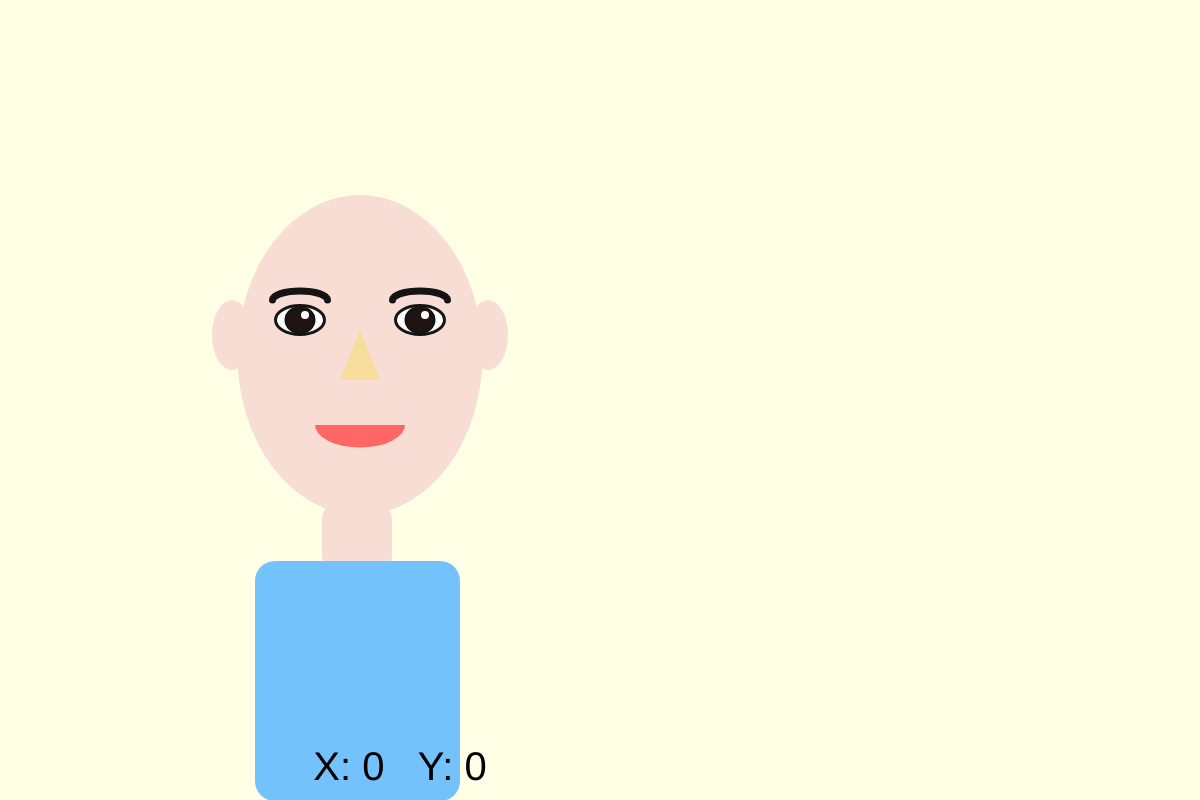
Frame 1 (no input)
Frame 60 (no input): identical to frame 1, image omitted
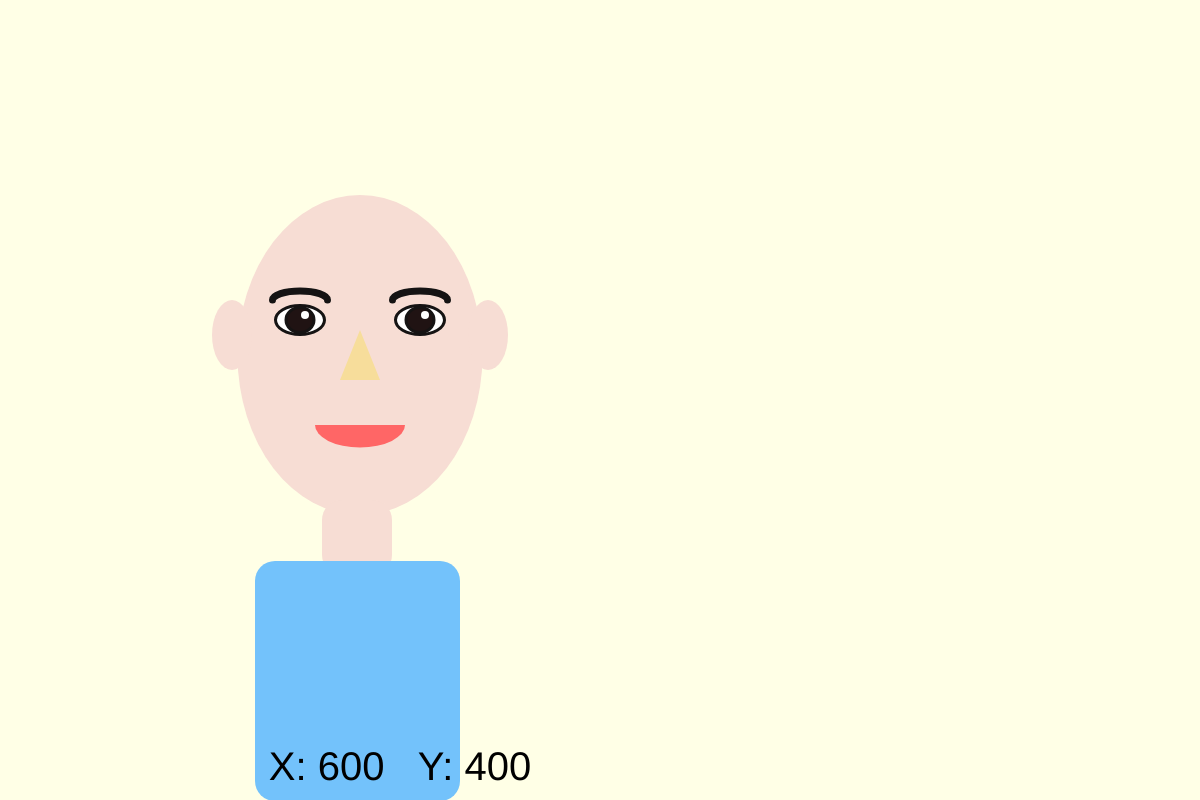
Frame 120 (the mouse pressed at the canvas centre since frame 60)

The p5.js sketch that drew these frames (run headless with seeded random() and noise() and a simulated clock; from frame 60 on, the mouse is pressed at the canvas centre):

// p5.js sketch
// ── sketch.js
var gDebugMode = true;

// Setup code goes here
function setup() {
  createCanvas(1200, 800);
  textSize(40); //font size of our text
  textAlign(CENTER); //align of the text
 }


// Draw code goes here
function draw() {
  background(255, 255, 230); //color of the background
  face();
  //hair();
  neck();
  ears();
  nose();
  eyebrows();
  mouth();
  eyes();
  shirt();

  if( gDebugMode == true ) {
  	drawDebugInfo();
  }
}

function face() {
  noStroke()
  fill(247, 221, 212);
  ellipse(360, 355, 245, 320);
}

function neck() {
  fill(247, 221, 212)
  rect(322, 500, 70, 75, 20);
}

function ears() {
  fill(247, 221, 212);
  ellipse(232, 335, 40, 70);
  ellipse(488, 335, 40, 70);
}

function nose() {
  fill(247, 221, 155);
  triangle(360, 330, 340, 380, 380, 380);
}

function eyes() {
  stroke(21, 19, 19);
  strokeWeight(3)
  fill(255);
  ellipse(300, 320, 49, 29);
  ellipse(420, 320, 49, 29);

  //Eyeballs
  fill(32, 19, 19);
  ellipse(300, 320, 28, 25);
  ellipse(420, 320, 28, 25);

  //Eyeballs - inside
  noStroke()
  fill(255)
  ellipse(305, 315, 8, 8);
  ellipse(425, 315, 8, 8);
}

function eyebrows() {
  stroke(21, 19, 19);
  strokeWeight(7);
  noFill();
  arc(300, 300, 55, 18, PI, TWO_PI, OPEN);
  arc(420, 300, 55, 18, PI, TWO_PI, OPEN);

}

function hair() {
  noStroke()
  fill(32, 19, 19);
  arc(260, 260, 300, 380, QUARTER_PI + HALF_PI, QUARTER_PI, OPEN);
}

function mouth() {
   //r = r + .1
   //rotate(r)
   //translate(-width/2, -height/2);
   noStroke()
   fill(255, 102, 102);
   arc(360, 425, 90, 45, 0, PI);
}

function shirt() {
  fill(115, 194, 251)
  rect(255, 561, 205, 240, 20);
}

function drawDebugInfo() {
	fill(0);
  	text("X: " + mouseX + "   Y: " + mouseY, 400, height - 20);
}
